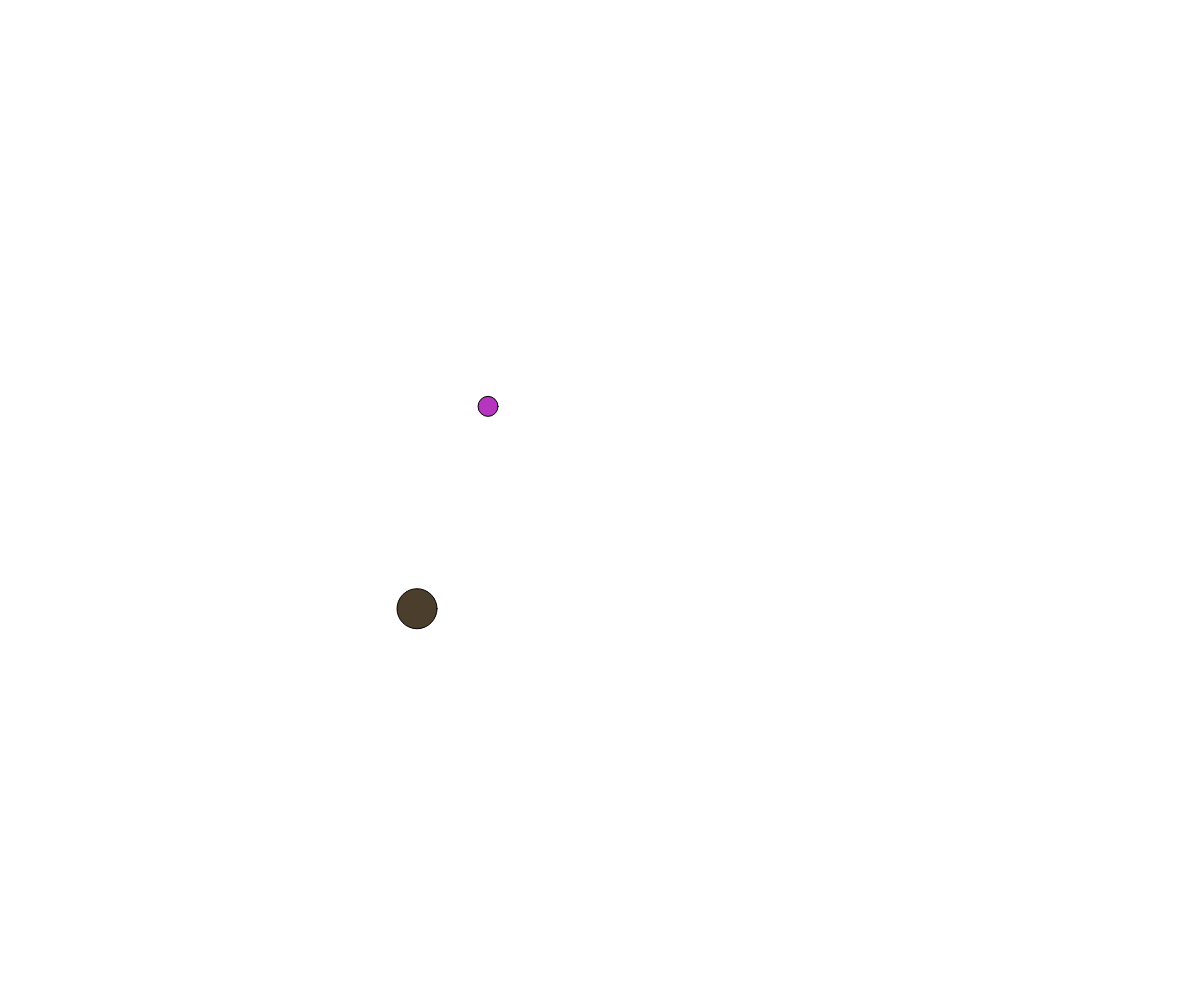
Frame 1 (no input)
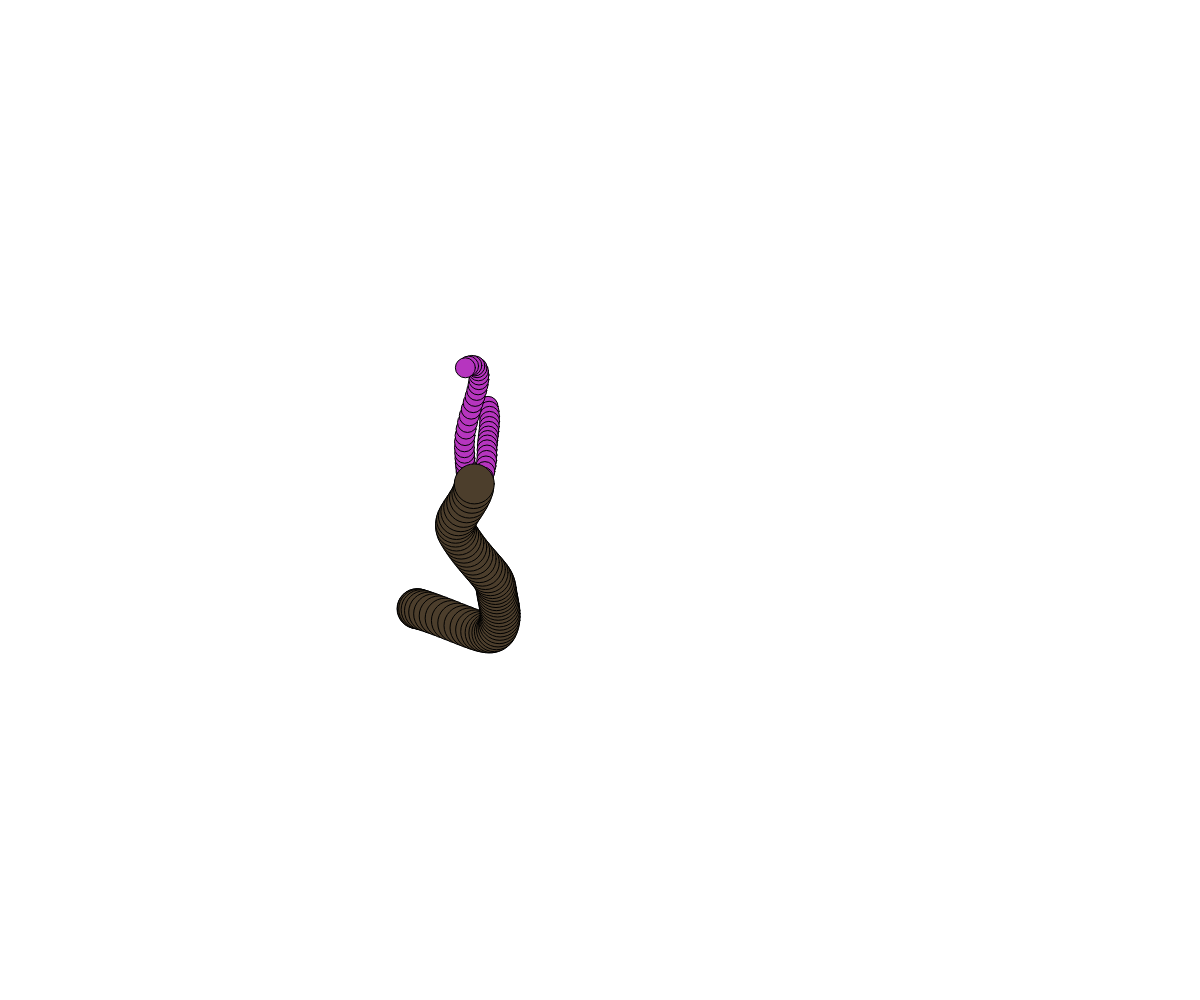
Frame 60 (no input)
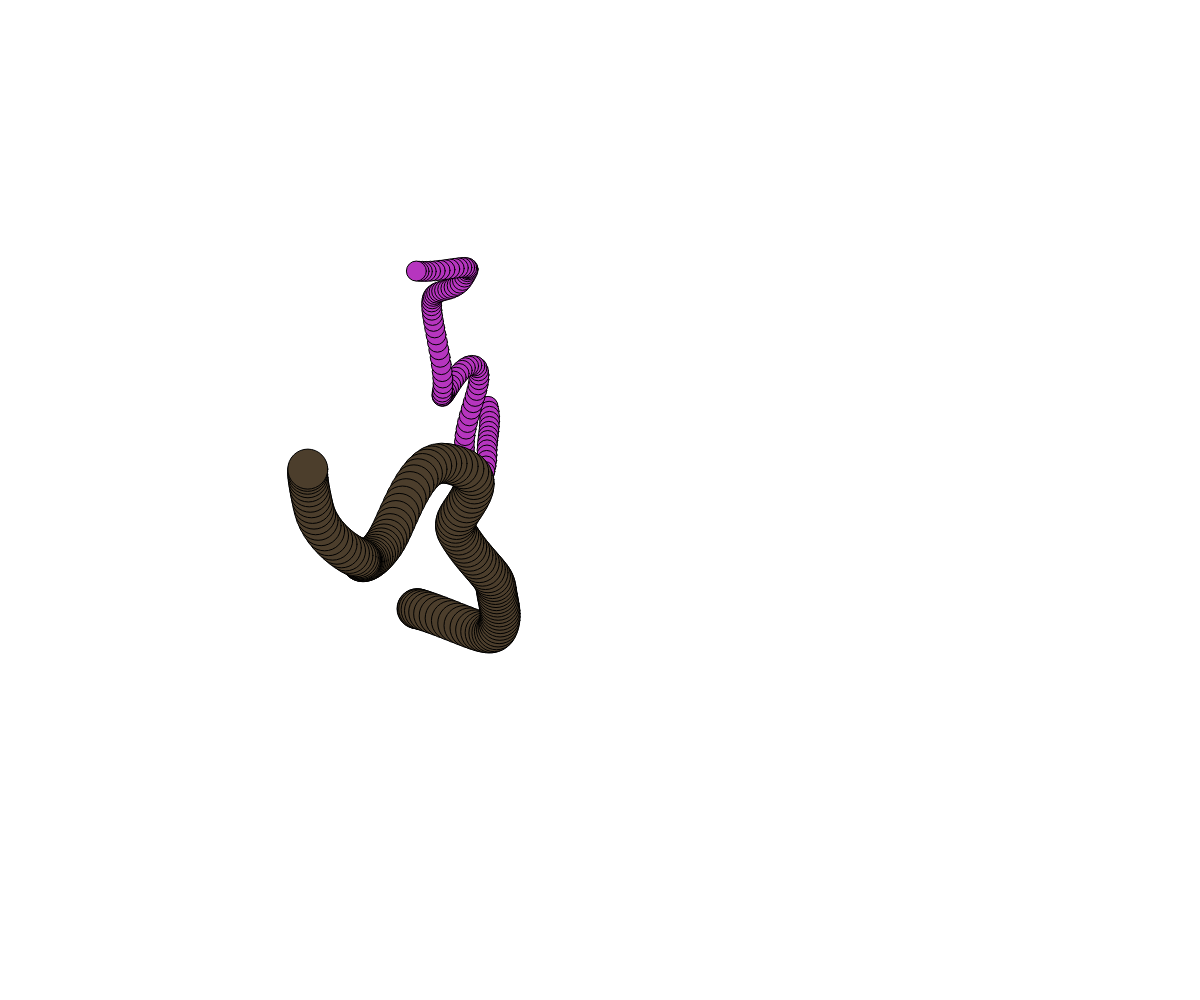
Frame 120 (the mouse pressed at the canvas centre since frame 60)

The p5.js sketch that drew these frames (run headless with seeded random() and noise() and a simulated clock; from frame 60 on, the mouse is pressed at the canvas centre):

// p5.js sketch
// ── sketch.js
// Project Title
// Your Name
// Date
//
// Extra for Experts:
// - describe what you did to take this project "above and beyond"

let Ball, Ball2;

function setup() {
  createCanvas(windowWidth, windowHeight);

  Ball = {//object notation
    x: 0, y: 50, size: 20,
    c: color(random(255), random(255), random(255)),
    timeX: random(20), timeY: random(20), timeOff: 0.008
  }
  Ball2 = {//object notation
    x: 400, y: 500, size: 40,
    c: color(random(255), random(255), random(255)),
    timeX: random(20), timeY: random(20), timeOff: 0.008
  }
}

function moveBall(b) {
  // b -> ball type object

  //how to change x and y with noise
  let dx = noise(b.timeX);
  let dy = noise(b.timeY);
  dx = map(dx, 0, 1, 0, windowWidth);
  dy = map(dy, 0, 1, 0, windowHeight);

  //advance noise
  b.timeX += b.timeOff; b.timeY += b.timeOff;

  //update pos
  b.x = dx; b.y = dy;

  //constraints
  if(b.x < 0){
    b.x = width;
  }
  else if(b.x > width){
    b.x = 0;
  }
  if(b.y < 0){
    b.y = height;
  }
  else if(b.y > height){
    b.y = 0;
  }

  //making cicle
  fill(b.c)
  circle(b.x, b.y, b.size)
}

function draw() {
  moveBall(Ball);
  moveBall(Ball2);
}
